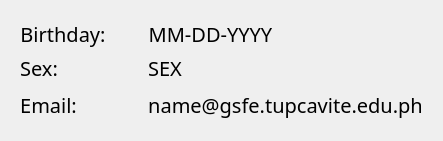
                           <widget class="QFrame" name="frame_21">
                            <property name="maximumSize">
                             <size>
                              <width>500</width>
                              <height>500</height>
                             </size>
                            </property>
                            <property name="styleSheet">
                             <string notr="true">background: none;
border: none;</string>
                            </property>
                            <property name="frameShape">
                             <enum>QFrame::StyledPanel</enum>
                            </property>
                            <property name="frameShadow">
                             <enum>QFrame::Raised</enum>
                            </property>
                            <layout class="QGridLayout" name="gridLayout_19">
                             <item row="0" column="0">
                              <widget class="QFrame" name="frame_23">
                               <property name="maximumSize">
                                <size>
                                 <width>10000</width>
                                 <height>500</height>
                                </size>
                               </property>
                               <property name="styleSheet">
                                <string notr="true">background: none;
border: none;</string>
                               </property>
                               <property name="frameShape">
                                <enum>QFrame::StyledPanel</enum>
                               </property>
                               <property name="frameShadow">
                                <enum>QFrame::Raised</enum>
                               </property>
                               <layout class="QGridLayout" name="gridLayout_27">
                                <item row="2" column="0" rowspan="2" colspan="2" alignment="Qt::AlignLeft">
                                 <widget class="QLabel" name="label_43">
                                  <property name="sizePolicy">
                                   <sizepolicy hsizetype="Preferred" vsizetype="Fixed">
                                    <horstretch>0</horstretch>
                                    <verstretch>0</verstretch>
                                   </sizepolicy>
                                  </property>
                                  <property name="minimumSize">
                                   <size>
                                    <width>0</width>
                                    <height>20</height>
                                   </size>
                                  </property>
                                  <property name="maximumSize">
                                   <size>
                                    <width>16777215</width>
                                    <height>35</height>
                                   </size>
                                  </property>
                                  <property name="font">
                                   <font>
                                    <family>Poppins,Arial,Helvetica,sans-serif</family>
                                    <pointsize>-1</pointsize>
                                   </font>
                                  </property>
                                  <property name="styleSheet">
                                   <string notr="true">QLabel {
    background: none;
    color: black;
    font-size: 20px;
    font-family: &quot;Poppins&quot;, &quot;Arial&quot;, &quot;Helvetica&quot;, sans-serif;
    border: none;
    text-align: center;
}
</string>
                                  </property>
                                  <property name="text">
                                   <string>Email:</string>
                                  </property>
                                  <property name="alignment">
                                   <set>Qt::AlignCenter</set>
                                  </property>
                                 </widget>
                                </item>
                                <item row="3" column="1">
                                 <widget class="QLabel" name="label_44">
                                  <property name="sizePolicy">
                                   <sizepolicy hsizetype="Preferred" vsizetype="Fixed">
                                    <horstretch>0</horstretch>
                                    <verstretch>0</verstretch>
                                   </sizepolicy>
                                  </property>
                                  <property name="minimumSize">
                                   <size>
                                    <width>0</width>
                                    <height>20</height>
                                   </size>
                                  </property>
                                  <property name="maximumSize">
                                   <size>
                                    <width>16777215</width>
                                    <height>35</height>
                                   </size>
                                  </property>
                                  <property name="font">
                                   <font>
                                    <family>Poppins,Arial,Helvetica,sans-serif</family>
                                    <pointsize>-1</pointsize>
                                   </font>
                                  </property>
                                  <property name="styleSheet">
                                   <string notr="true">QLabel {
    background: none;
    color: black;
    font-size: 20px;
    font-family: &quot;Poppins&quot;, &quot;Arial&quot;, &quot;Helvetica&quot;, sans-serif;
    border: none;
    text-align: center;
}
</string>
                                  </property>
                                  <property name="text">
                                   <string/>
                                  </property>
                                  <property name="alignment">
                                   <set>Qt::AlignCenter</set>
                                  </property>
                                 </widget>
                                </item>
                                <item row="1" column="0" colspan="2" alignment="Qt::AlignLeft">
                                 <widget class="QLabel" name="label_45">
                                  <property name="sizePolicy">
                                   <sizepolicy hsizetype="Preferred" vsizetype="Fixed">
                                    <horstretch>0</horstretch>
                                    <verstretch>0</verstretch>
                                   </sizepolicy>
                                  </property>
                                  <property name="minimumSize">
                                   <size>
                                    <width>0</width>
                                    <height>20</height>
                                   </size>
                                  </property>
                                  <property name="maximumSize">
                                   <size>
                                    <width>16777215</width>
                                    <height>35</height>
                                   </size>
                                  </property>
                                  <property name="font">
                                   <font>
                                    <family>Poppins,Arial,Helvetica,sans-serif</family>
                                    <pointsize>-1</pointsize>
                                   </font>
                                  </property>
                                  <property name="styleSheet">
                                   <string notr="true">QLabel {
    background: none;
    color: black;
    font-size: 20px;
    font-family: &quot;Poppins&quot;, &quot;Arial&quot;, &quot;Helvetica&quot;, sans-serif;
    border: none;
    text-align: center;
}
</string>
                                  </property>
                                  <property name="text">
                                   <string>Sex:</string>
                                  </property>
                                  <property name="alignment">
                                   <set>Qt::AlignCenter</set>
                                  </property>
                                 </widget>
                                </item>
                                <item row="0" column="0" alignment="Qt::AlignLeft">
                                 <widget class="QLabel" name="label_46">
                                  <property name="sizePolicy">
                                   <sizepolicy hsizetype="Preferred" vsizetype="Fixed">
                                    <horstretch>0</horstretch>
                                    <verstretch>0</verstretch>
                                   </sizepolicy>
                                  </property>
                                  <property name="minimumSize">
                                   <size>
                                    <width>0</width>
                                    <height>20</height>
                                   </size>
                                  </property>
                                  <property name="maximumSize">
                                   <size>
                                    <width>16777215</width>
                                    <height>35</height>
                                   </size>
                                  </property>
                                  <property name="font">
                                   <font>
                                    <family>Poppins,Arial,Helvetica,sans-serif</family>
                                    <pointsize>-1</pointsize>
                                   </font>
                                  </property>
                                  <property name="styleSheet">
                                   <string notr="true">QLabel {
    background: none;
    color: black;
    font-size: 20px;
    font-family: &quot;Poppins&quot;, &quot;Arial&quot;, &quot;Helvetica&quot;, sans-serif;
    border: none;
    text-align: center;
}
</string>
                                  </property>
                                  <property name="text">
                                   <string>Birthday:</string>
                                  </property>
                                  <property name="alignment">
                                   <set>Qt::AlignCenter</set>
                                  </property>
                                 </widget>
                                </item>
                               </layout>
                              </widget>
                             </item>
                             <item row="0" column="1">
                              <widget class="QFrame" name="frame_22">
                               <property name="maximumSize">
                                <size>
                                 <width>100000</width>
                                 <height>500</height>
                                </size>
                               </property>
                               <property name="styleSheet">
                                <string notr="true">background: none;
border: none;</string>
                               </property>
                               <property name="frameShape">
                                <enum>QFrame::StyledPanel</enum>
                               </property>
                               <property name="frameShadow">
                                <enum>QFrame::Raised</enum>
                               </property>
                               <layout class="QGridLayout" name="gridLayout_32">
                                <item row="2" column="0" rowspan="2" colspan="2" alignment="Qt::AlignLeft">
                                 <widget class="QLabel" name="email">
                                  <property name="sizePolicy">
                                   <sizepolicy hsizetype="Preferred" vsizetype="Fixed">
                                    <horstretch>0</horstretch>
                                    <verstretch>0</verstretch>
                                   </sizepolicy>
                                  </property>
                                  <property name="minimumSize">
                                   <size>
                                    <width>0</width>
                                    <height>20</height>
                                   </size>
                                  </property>
                                  <property name="maximumSize">
                                   <size>
                                    <width>16777215</width>
                                    <height>35</height>
                                   </size>
                                  </property>
                                  <property name="font">
                                   <font>
                                    <family>Poppins,Arial,Helvetica,sans-serif</family>
                                    <pointsize>-1</pointsize>
                                   </font>
                                  </property>
                                  <property name="styleSheet">
                                   <string notr="true">QLabel {
    background: none;
    color: black;
    font-size: 20px;
    font-family: &quot;Poppins&quot;, &quot;Arial&quot;, &quot;Helvetica&quot;, sans-serif;
    border: none;
    text-align: center;
}
</string>
                                  </property>
                                  <property name="text">
                                   <string>name@gsfe.tupcavite.edu.ph</string>
                                  </property>
                                  <property name="alignment">
                                   <set>Qt::AlignCenter</set>
                                  </property>
                                 </widget>
                                </item>
                                <item row="1" column="0" colspan="2" alignment="Qt::AlignLeft">
                                 <widget class="QLabel" name="sex">
                                  <property name="sizePolicy">
                                   <sizepolicy hsizetype="Preferred" vsizetype="Fixed">
                                    <horstretch>0</horstretch>
                                    <verstretch>0</verstretch>
                                   </sizepolicy>
                                  </property>
                                  <property name="minimumSize">
                                   <size>
                                    <width>0</width>
                                    <height>20</height>
                                   </size>
                                  </property>
                                  <property name="maximumSize">
                                   <size>
                                    <width>16777215</width>
                                    <height>35</height>
                                   </size>
                                  </property>
                                  <property name="font">
                                   <font>
                                    <family>Poppins,Arial,Helvetica,sans-serif</family>
                                    <pointsize>-1</pointsize>
                                   </font>
                                  </property>
                                  <property name="styleSheet">
                                   <string notr="true">QLabel {
    background: none;
    color: black;
    font-size: 20px;
    font-family: &quot;Poppins&quot;, &quot;Arial&quot;, &quot;Helvetica&quot;, sans-serif;
    border: none;
    text-align: center;
}
</string>
                                  </property>
                                  <property name="text">
                                   <string>SEX</string>
                                  </property>
                                  <property name="alignment">
                                   <set>Qt::AlignCenter</set>
                                  </property>
                                 </widget>
                                </item>
                                <item row="0" column="0" alignment="Qt::AlignLeft">
                                 <widget class="QLabel" name="birthdate">
                                  <property name="sizePolicy">
                                   <sizepolicy hsizetype="Preferred" vsizetype="Fixed">
                                    <horstretch>0</horstretch>
                                    <verstretch>0</verstretch>
                                   </sizepolicy>
                                  </property>
                                  <property name="minimumSize">
                                   <size>
                                    <width>0</width>
                                    <height>20</height>
                                   </size>
                                  </property>
                                  <property name="maximumSize">
                                   <size>
                                    <width>16777215</width>
                                    <height>35</height>
                                   </size>
                                  </property>
                                  <property name="font">
                                   <font>
                                    <family>Poppins,Arial,Helvetica,sans-serif</family>
                                    <pointsize>-1</pointsize>
                                   </font>
                                  </property>
                                  <property name="styleSheet">
                                   <string notr="true">QLabel {
    background: none;
    color: black;
    font-size: 20px;
    font-family: &quot;Poppins&quot;, &quot;Arial&quot;, &quot;Helvetica&quot;, sans-serif;
    border: none;
    text-align: center;
}
</string>
                                  </property>
                                  <property name="text">
                                   <string>MM-DD-YYYY</string>
                                  </property>
                                  <property name="alignment">
                                   <set>Qt::AlignCenter</set>
                                  </property>
                                 </widget>
                                </item>
                               </layout>
                              </widget>
                             </item>
                            </layout>
                           </widget>
